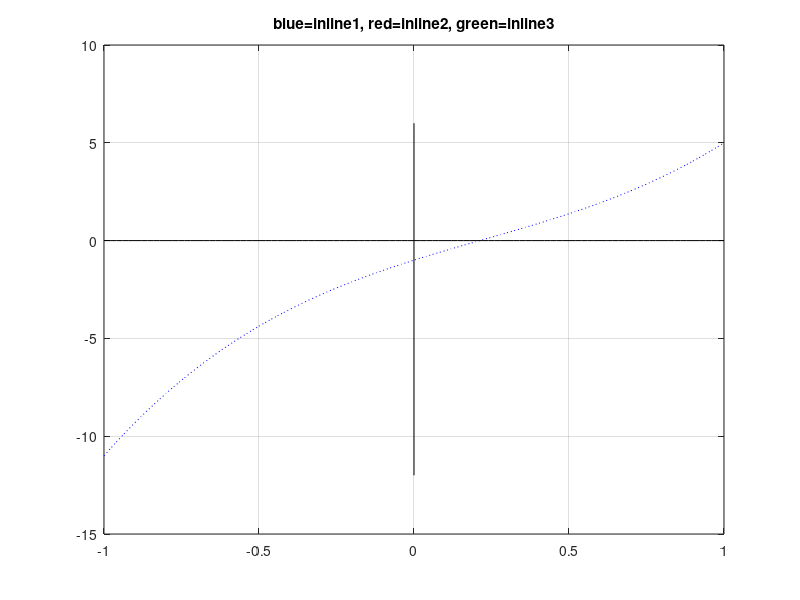

Recreate this plot in MATLAB. (Note: this script raises an error after producing the figure.)
%% Version 1.0 - Finding roots - Erik Bodegom
%% bisection:  finding roots

close all;
inline_fun1=inline('3.*x.^3-2*x.^2+5*x-1','x')
inline_fun2=inline('cos(x)-x','x')
inline_fun3=inline('(x.^8)/40320-(x.^6)/720+(x.^4)/24-(x.^2)/2-x+.5','x')
inline_DF1=inline('6*x.^2-4*x+5','x')
inline_DF2=inline('sin(x)-1','x')
inline_DF3=inline('8/40320*x.^7-6/720*x.^5+4*x.^3/2-1','x')

xbot=-1;
xtop=1;
tol=1e-10;                          %Rel. tolerance--> 1E-10
x=xbot:(xtop-xbot)/100:xtop;
y=inline_fun1(x);
plot(x,y,'b:',x,0*x,'k-',[0 0],[-12 6],'k-');
title('blue=inline1, red=inline2, green=inline3');
hold on;
grid on;
fprintf('Bisection \t Tolerance: %e \n',tol)
bot=inline_fun1(xbot);
top=inline_fun1(xtop);
i=0;
tol_tst=1;
% set tol_tst, the error, to 1 so it won't trigger the while before the loop gets started
while tol_tst>tol;
    i=i+1;
    z=(xtop+xbot)/2;
    tol_tst=xtop-xbot;
    test=inline_fun1(z);
    if (test*bot<0);
        xtop=z;
        top=test;
    else;
        xbot=z;
        bot=test;
        fprintf('%3d \t %10.9e \t %7.4e \n',i,z,tol_tst)
    end;
    %3d \t %10.9e \t %7.4e means print the following numbers as: 3 digits, exponential notation, ditto
    if z~0;
        tol_tst=tol_tst/z;  %notice relative tolerance... why?
    end;
end;

%% Newton-Raphson:  finding roots

fprintf('\n Newton-Raphson \n')
x=7.39085e-001;
x=1;
i=0;
tol_tst=1;
while tol_tst>tol && i<30;
    i=i+1;
    test=x-inline_fun1(x)/inline_DF1(x);
    if x~0;
        tol_tst=abs((x-test)/x);
        fprintf('%3d \t %10.9e \t %10.9e \t %7.4e \n',i,x,inline_fun1(x),inline_DF1(x))
        x=test;
    end;
end;


%% Regula falsi: finding roots

fprintf('\n Regula falsi \n')
fplot(inline_fun2,[-1 1],'r-')
fprintf('Iter     best guess                 xbot                 xtop          inline_fun2(best guess)\n')
xbot=-.55;
xtop=1.;
bot=inline_fun2(xbot);
top=inline_fun2(xtop);
tol_tst=1;
i=0;
test=1;
while tol_tst>tol;
    fprintf('%3d \t %10.9e \t %10.9e \t %7.4e \t %7.4e \n',i,z,xbot,xtop,test)
    i=i+1;
    z=xtop-top*(xbot-xtop)/(bot-top);
    test=inline_fun2(z);
    if (test*bot<0);
        xtop=z;
        top=test;
    else;
        xbot=z;
        bot=test;
    end;
    if z~0;
        tol_tst=test/z;
    end;
end;

%% Secant: finding roots
fprintf('\n Secant \n')
fplot(inline_fun3,[-1 1],'g-')
fprintf('Iter        xmid              xlast           inline_fun3(last guess)\n')
xlast=-.5;
xmid=-.2;
last=inline_fun3(xlast);
mid=inline_fun3(xmid);
i=0;
mid=inline_fun3(xmid);
last = inline_fun3(xlast);
tol_tst = 1;
while tol_tst > tol || i>20;
    i =i+1;
    z=xmid-mid *(xmid-xlast)/(mid-last);
    last=mid;
    xlast=xmid;
    mid=inline_fun3(z);
    xmid=z;
    fprintf('%3d \t %10.9e \t %10.9e \t %7.4e \n',i, xmid, xlast, mid)
    if z ~= .0;
        tol_tst = abs(mid/z);
    end;
end;

%% Matlab fzero uses Brent-Dekker method (mix of bisection, secant, and quadratic interpolation
[x,f,exitflag,output]=fzero(inline_fun3,0);
fprintf('\n Built-in Matlab: fzero \n')
fprintf('x= \t %g  \n',x)
disp(output)